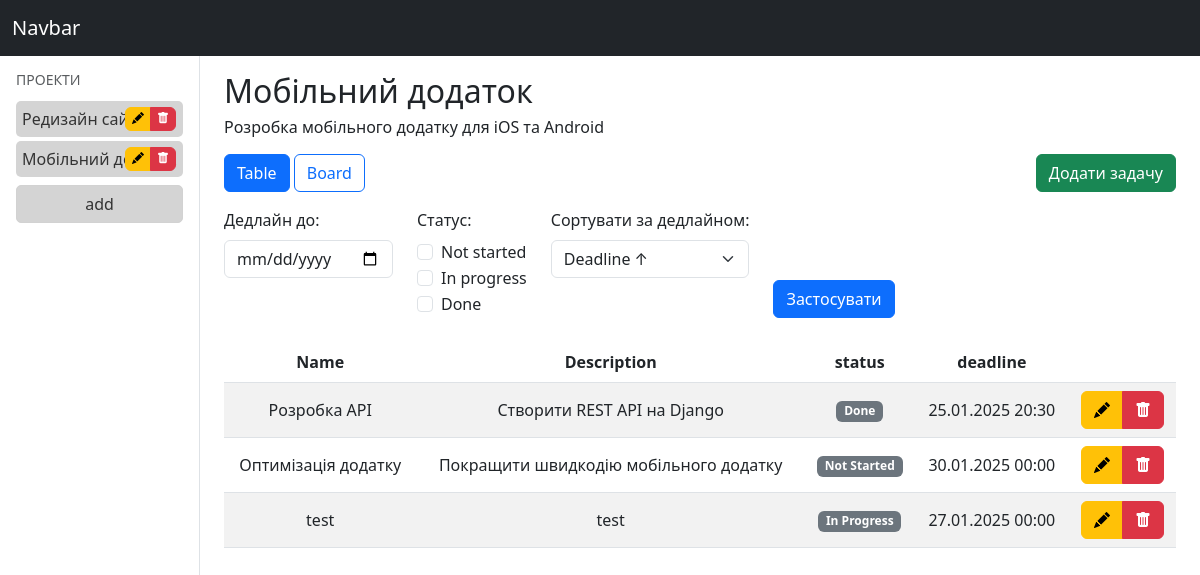
Page /tasks/10 on the committed database.
### tasks/models.py (models this page shows, shortened)
class Project(models.Model):
    name = models.CharField(max_length=255)
    description = models.TextField(blank=True, null=True)

class Task(models.Model):
    STATUS_CHOICES = [
        ('not_started', 'Not Started'),
        ('in_progress', 'In Progress'),
        ('done', 'Done')
    ]
    project = models.ForeignKey(Project, on_delete=models.CASCADE, related_name="tasks")
    name = models.CharField(max_length=255)
    description = models.TextField(blank=True, null=True)
    status = models.CharField(max_length=20, choices=STATUS_CHOICES, default='not_started')
    deadline = models.DateTimeField()

### tasks/views.py (the view)
# urls.py: path("tasks/<int:id>", views.task_list),
def task_list(request, id):
    project = Project.objects.get(id=id)
    if project is not None:
        tasks = project.tasks.all()
        projects = Project.objects.all()
        deadline = request.GET.get("deadline")
        if deadline:
            tasks = tasks.filter(deadline__lte=deadline)
        status_filter = request.GET.getlist("status")
        if status_filter:
            tasks = tasks.filter(status__in=status_filter)
        sort = request.GET.get("sort")
        if sort == "asc":
            tasks = tasks.order_by("deadline")
        elif sort == "desc":
            tasks = tasks.order_by("-deadline")
        view = request.GET.get("view", "table")
        return render(request, "tasks.html", {"project": project, "tasks": tasks, "projects": projects, "view": view})
    return redirect("home")

### tasks/templates/tasks.html (shortened to what this page needs)
{% extends "_layout.html" %}
{% block content %}
<div class="container mt-3">
    <h2>{{ project.name }}</h2>
    <h6>{{ project.description }}</h6>
    <div class="d-flex justify-content-between align-items-center my-3">
        <div>
            <a href="?view=table" class="btn btn-outline-primary {% if view == 'table' %}active{% endif %}">Table</a>
            <a href="?view=board" class="btn btn-outline-primary {% if view == 'board' %}active{% endif %}">Board</a>
        </div>
        <a href="/create_task/{{project.id}}" class="btn btn-success">Додати задачу</a>
    </div>
    <form method="GET" class="mb-3">
        <div class="row">
            <div class="col-auto">
                <label for="deadline" class="form-label">Дедлайн до:</label>
                <input type="date" name="deadline" id="deadline" class="form-control" value="{{ request.GET.deadline }}">
            </div>
            <div class="col-auto">
                <label class="form-label">Статус:</label>
                <div class="form-check">
                    <input class="form-check-input" type="checkbox" name="status" value="not_started"
                        {% if "not_started" in request.GET.status %}checked{% endif %}>
                    <label class="form-check-label">Not started</label>
                </div>
                <div class="form-check">
                    <input class="form-check-input" type="checkbox" name="status" value="in_progress"
                        {% if "in_progress" in request.GET.status %}checked{% endif %}>
                    <label class="form-check-label">In progress</label>
                </div>
                <div class="form-check">
                    <input class="form-check-input" type="checkbox" name="status" value="done"
                        {% if "done" in request.GET.status %}checked{% endif %}>
                    <label class="form-check-label">Done</label>
                </div>
            </div>
            <div class="col-auto">
                <label for="sort" class="form-label">Сортувати за дедлайном:</label>
                <select name="sort" id="sort" class="form-select">
                    <option value="asc" {% if request.GET.sort == "asc" %}selected{% endif %}>Deadline &#8593;</option>
                </select>
            </div>
            <div class="col-auto align-self-end">
                <button type="submit" class="btn btn-primary">Застосувати</button>
            </div>
        </div>
    </form>
    <div class="mt-4">
        {% if view == "board" %}
        <div class="container my-4">
            <div class="row">
                <div class="col-md-4">
                    <h3>Not Started</h3>
                    <table class="table table-striped">
                        <thead>
                            <tr class="text-center align-middle">
                                <th scope="col">Name</th>
                                <th scope="col">Description</th>
                                <th scope="col">Deadline</th>
                                <th></th>
                            </tr>
                        </thead>
                        <tbody>
                            {% for task in tasks %}
                                {% if task.status == 'not_started' %}
                                    <tr class="text-center align-middle">
                                        <td>{{ task.name }}</td>
                                        <td>{{ task.description }}</td>
                                        <td>{{ task.deadline }}</td>
                                        <td>
                                            <div class="btn-group">
                                                <a href="/edit_task/{{task.id}}" class="btn btn-warning" style="font-size: 0.5rem;">
                                                    <i class="bi bi-pencil-fill"></i>
                                                </a>
                                                <a href="/delete_task/{{task.id}}" class="btn btn-danger" style="font-size: 0.5rem;">
                                                    <i class="bi bi-trash-fill"></i>
                                                </a>
                                            </div>
                                        </td>
                                    </tr>
                                {% endif %}
                            {% empty %}
                                <tr>
                                    <td colspan="3">Немає задач.</td>
                                </tr>
                            {% endfor %}
                        </tbody>
                    </table>
                </div>
                <div class="col-md-4">
                    <h3>In Progress</h3>
                    <table class="table table-striped">
                        <thead>
                            <tr class="text-center align-middle">
                                <th scope="col">Name</th>
                                <th scope="col">Description</th>
                                <th scope="col">Deadline</th>
                                <th></th>
                            </tr>
                        </thead>
                        <tbody>
                            {% for task in tasks %}
                                {% if task.status == 'in_progress' %}
                                    <tr class="text-center align-middle">
                                        <td>{{ task.name }}</td>
                                        <td>{{ task.description }}</td>
                                        <td>{{ task.deadline }}</td>
                                        <td>
                                            <div class="btn-group">
                                                <a href="/edit_task/{{task.id}}" class="btn btn-warning" style="font-size: 0.5rem;">
                                                    <i class="bi bi-pencil-fill"></i>
                                                </a>
                                                <a href="/delete_task/{{task.id}}" class="btn btn-danger" style="font-size: 0.5rem;">
                                                    <i class="bi bi-trash-fill"></i>
                                                </a>
                                            </div>
                                        </td>
                                    </tr>
                                {% endif %}
                            {% empty %}
                                <tr>
                                    <td colspan="3">Немає задач.</td>
                                </tr>
                            {% endfor %}
                        </tbody>
                    </table>
                </div>
                <div class="col-md-4">
                    <h3>Done</h3>
                    <table class="table table-striped">
                        <thead>
                            <tr class="text-center align-middle">
                                <th scope="col">Name</th>
                                <th scope="col">Description</th>
                                <th scope="col">Deadline</th>
                                <th></th>
                            </tr>
                        </thead>
                        <tbody>
                            {% for task in tasks %}
                                {% if task.status == 'done' %}
                                    <tr class="text-center align-middle">
                                        <td>{{ task.name }}</td>
                                        <td>{{ task.description }}</td>
                                        <td>{{ task.deadline }}</td>
                                        <td>
                                            <div class="btn-group">
                                                <a href="/edit_task/{{task.id}}" class="btn btn-warning" style="font-size: 0.5rem;">
                                                    <i class="bi bi-pencil-fill"></i>
                                                </a>
                                                <a href="/delete_task/{{task.id}}" class="btn btn-danger" style="font-size: 0.5rem;">
                                                    <i class="bi bi-trash-fill"></i>
                                                </a>
                                            </div>
                                        </td>
                                    </tr>
                                {% endif %}
                            {% endfor %}
                        </tbody>
                    </table>
                </div>
            </div>
        </div>
        {% else %}
            <table class="table table-striped mt-3">
                <thead>
                    <tr class="text-center align-middle">
                        <th>Name</th>
                        <th>Description</th>
                        <th>status</th>
                        <th>deadline</th>
                        <th></th>
                    </tr>
                </thead>
                <tbody>
                    {% for task in tasks %}
                        <tr class="text-center align-middle">
                            <td>{{ task.name }}</td>
                            <td>{{ task.description }}</td>
                            <td><span class="badge bg-secondary">{{ task.get_status_display }}</span></td>
                            <td>{{ task.deadline|date:"d.m.Y H:i" }}</td>
                            <td>
                                <div class="btn-group">
                                    <a href="/edit_task/{{task.id}}" class="btn btn-warning">
                                        <i class="bi bi-pencil-fill"></i>
                                    </a>
                                    <a href="/delete_task/{{task.id}}" class="btn btn-danger">
                                        <i class="bi bi-trash-fill"></i>
                                    </a>
                                </div>
                            </td>
                        </tr>
                    {% endfor %}
                </tbody>
            </table>
        {% endif %}
    </div>
</div>
{% endblock %}

### tasks/templates/_layout.html (shortened to what this page needs)
<!DOCTYPE html>
<html lang="en">
<head>
    <link href="https://cdn.jsdelivr.net/npm/bootstrap@5.3.0/dist/css/bootstrap.min.css" rel="stylesheet">
    <link href="https://cdn.jsdelivr.net/npm/bootstrap-icons/font/bootstrap-icons.css" rel="stylesheet">
</head>
<body>
    <nav class="navbar navbar-dark bg-dark">
        <div class="container-fluid">
            <a class="navbar-brand" href="/">Navbar</a>
        </div>
    </nav>
    <div class="container-fluid">
        <div class="row">
            {% block sidebar %}
                <div class="col-md-3 col-lg-2 sidebar vh-100 p-3 border-end">
                    <h6 class="text-uppercase text-muted small">Проекти</h6>
                    <ul class="nav flex-column">
                        {% for project in projects %}
                            <li class="nav-item d-flex align-items-center mt-1 position-relative">
                                <a class="nav-link project-link flex-grow-1" href="/tasks/{{project.id}}">{{ project.name }}</a>
                                <div class="btn-group position-absolute end-0 top-50 translate-middle-y" style="margin-right: 7px;">
                                    <a href="/edit_project/{{project.id}}" class="btn btn-warning" style="font-size: 0.75rem; padding: 2px 6px;">
                                        <i class="bi bi-pencil-fill"></i>
                                    </a>
                                    <a href="/delete_project/{{project.id}}" class="btn btn-danger" style="font-size: 0.75rem; padding: 2px 6px;">
                                        <i class="bi bi-trash-fill"></i>
                                    </a>
                                </div>
                            </li>
                        {% endfor %}
                    </ul>
                    <a href="/create_project"  class="btn project-btn w-100 mt-2">add</a>
                </div>
            {% endblock %}
            <main class="col-md-9 col-lg-10 ms-sm-auto">
                {% block content %}
                {% endblock %}
            </main>
        </div>
    </div>
</body>
</html>

### tasks/templates/_layout.html (style rules this page uses)
.project-link, .project-btn { color: #333; background-color: #d4d4d4; padding: 6px; border-radius: 5px; transition: background-color 0.2s, color 0.2s; text-decoration: none; }
.project-btn { border: 1px solid #d2d2d2; }

### rows in the picture
Project: name "Редизайн сайту"
Project: name "Мобільний додаток", description "Розробка мобільного додатку для iOS та Android"
Task: name "Розробка API", description "Створити REST API на Django", status "Done", deadline "25.01.2025 20:30"
Task: name "Оптимізація додатку", description "Покращити швидкодію мобільного додатку", status "Not Started", deadline "30.01.2025 00:00"
Task: name "test", description "test", status "In Progress", deadline "27.01.2025 00:00"
